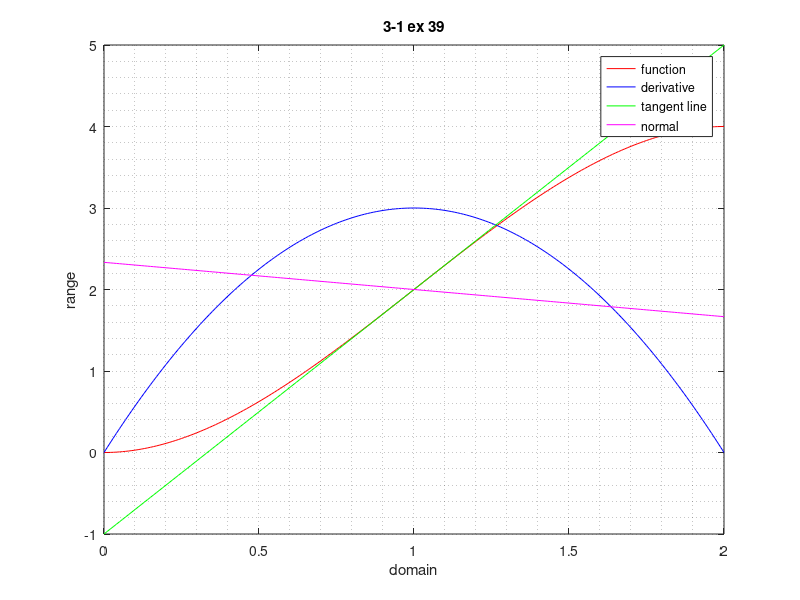

The MATLAB source for this figure:
x = [0:.01:2];
y = 3 * x.^2 - x.^3; % (1,2)
y2 = 6 * x - 3 * x.^2;
y3 = 3 * x - 1;
y4 = -x / 3 + 7/3;

aux = figure();
plot(x, y, "r", x, y2, "b", x, y3, "g", x, y4, "m");
grid minor;
legend("function", "derivative", "tangent line", "normal");
title("3-1 ex 39");
xlabel("domain");
ylabel("range");
saveas(aux, "figure", "pdf");
